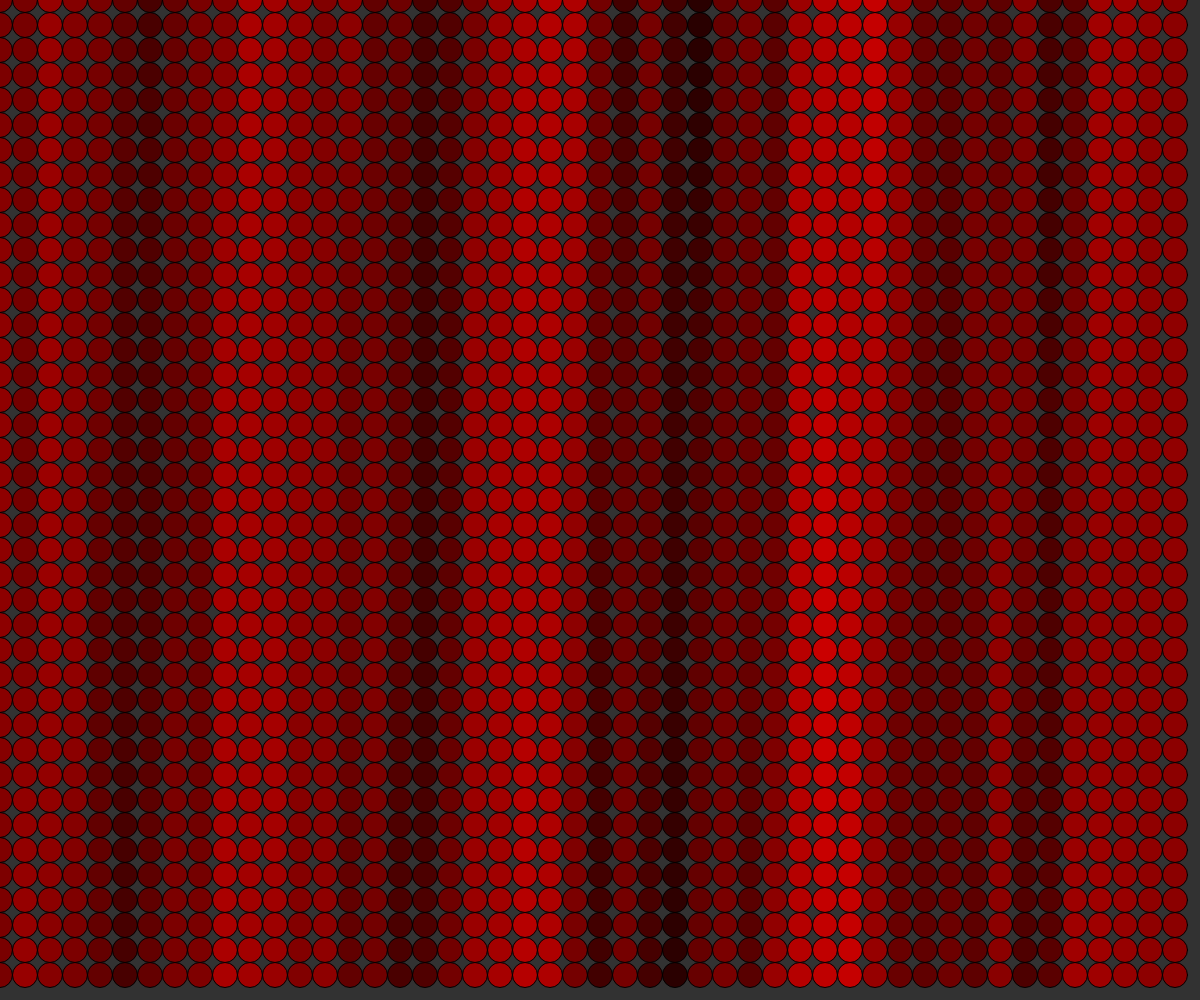
Frame 1 (no input)
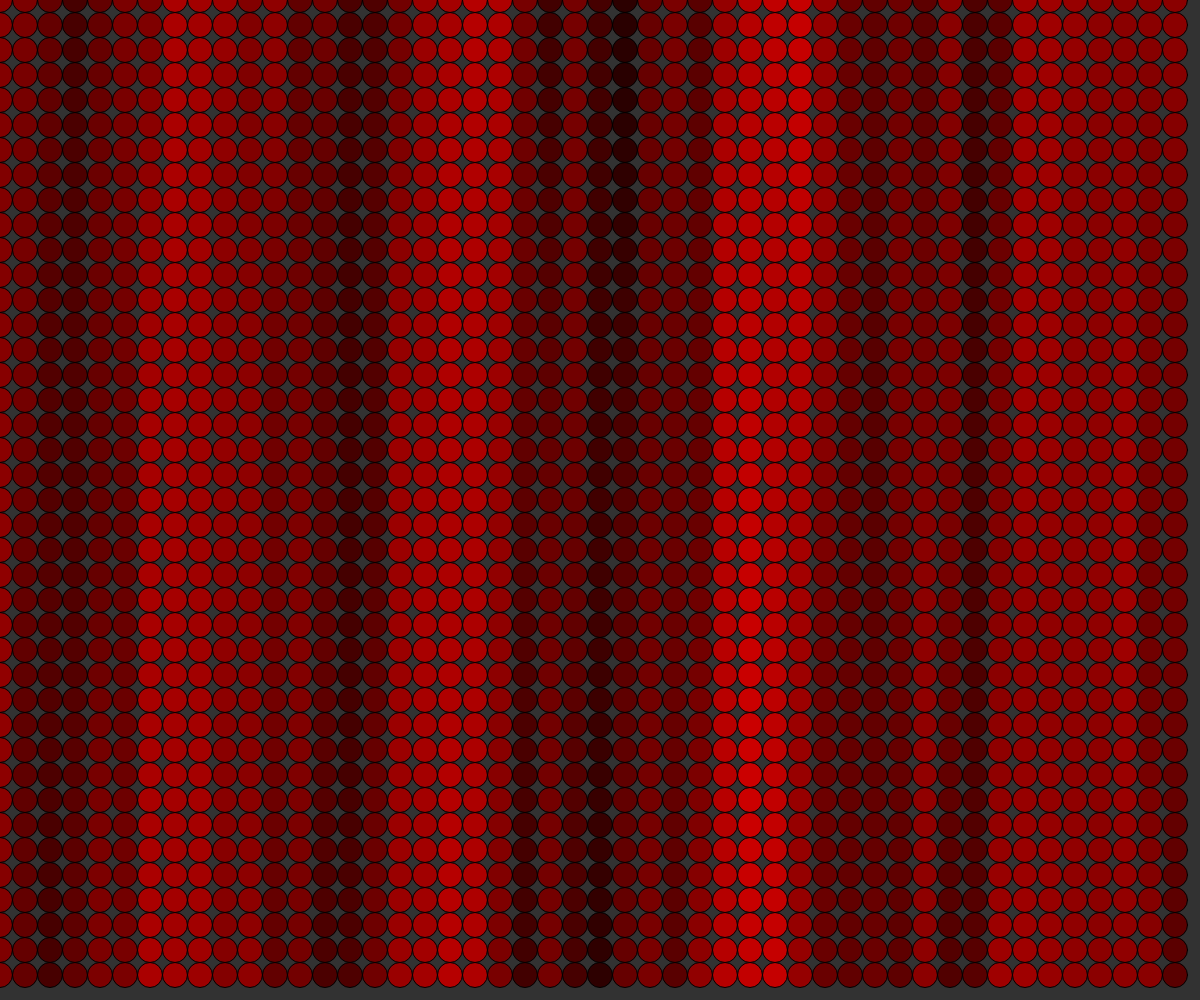
Frame 60 (no input)
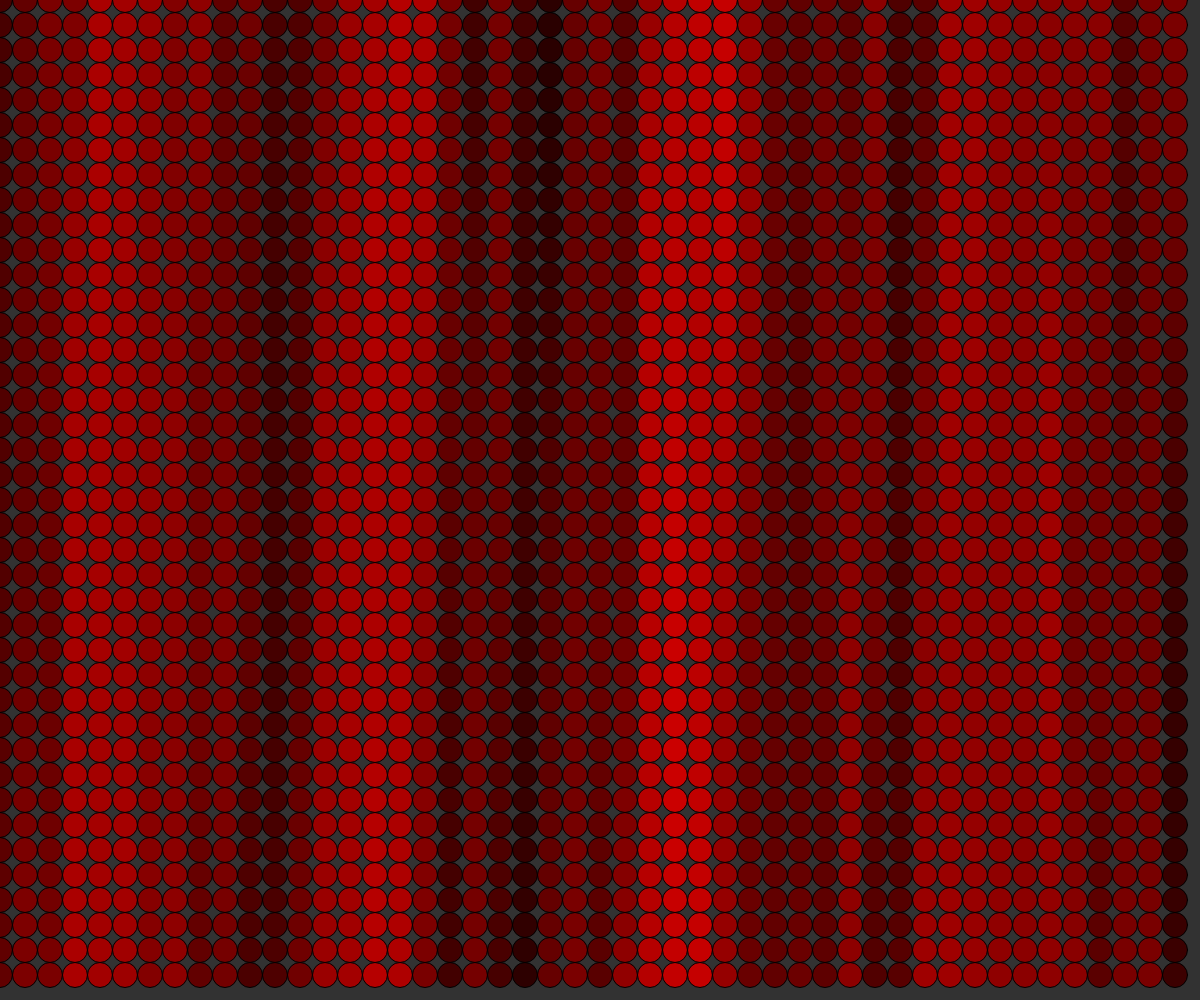
Frame 120 (the mouse pressed at the canvas centre since frame 60)

The p5.js sketch that drew these frames (run headless with seeded random() and noise() and a simulated clock; from frame 60 on, the mouse is pressed at the canvas centre):

// p5.js sketch
// ── sketch.js
let redTime = 10;
let redSpeed = 0.01;
let offsetAmount = 0.02;

function setup() {
  createCanvas(windowWidth, windowHeight);
  ellipseMode(CENTER);
  drawCircles();
}

function drawCircles(){
  for (let x = 0; x < width; x += 25) {
    for (let y = 0; y < height; y += 25) {
      let r = map(noise(redTime), 0, 1, 0, 255);
      fill(r,0,0);
      ellipse(x, y, 25, 25);
      redTime += redSpeed;
    }
  }

}
function draw() {
    redTime = 10 + offsetAmount;
    background(50);
    drawCircles();
    offsetAmount += 0.02;
}
